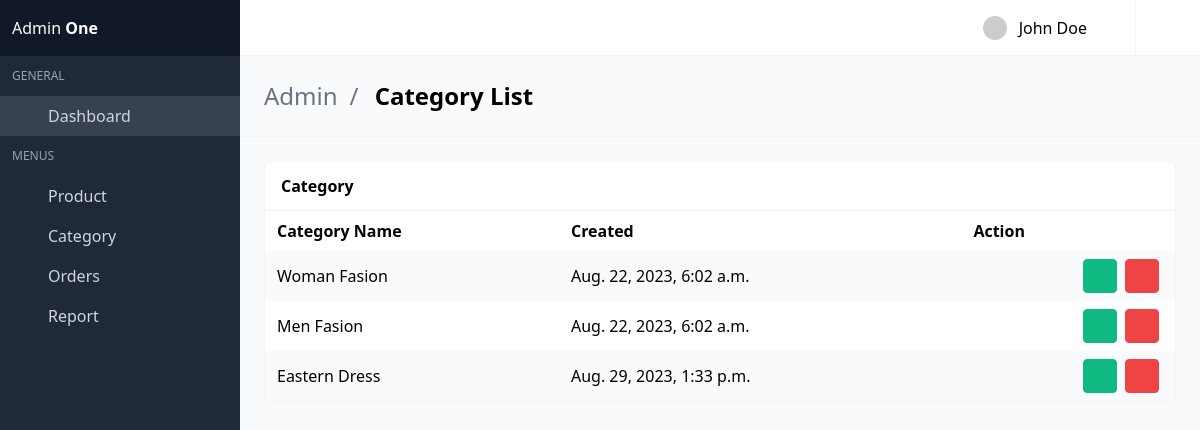
The page /view-category/ on the database as committed earlier.
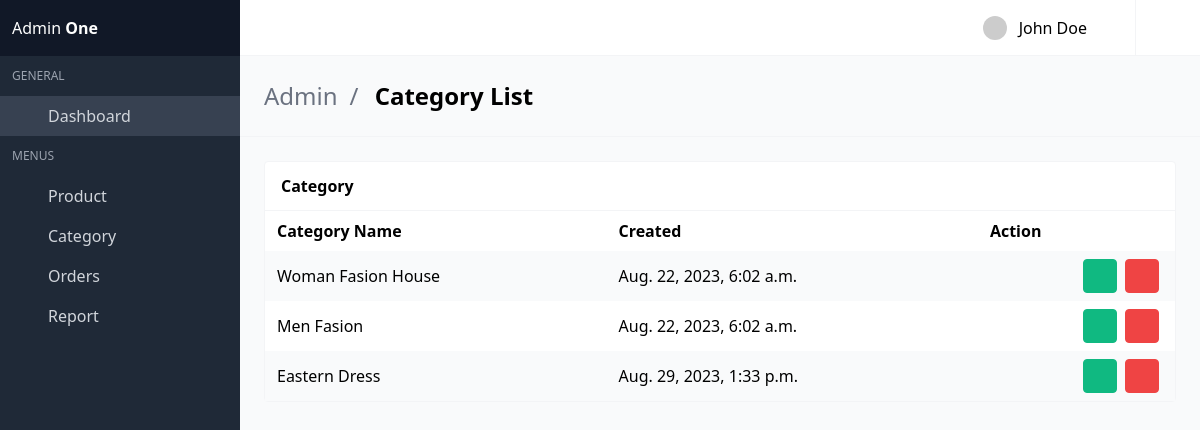
The same page on the database as committed later.
### shopApp/models.py (models this page shows, shortened)
class Category(models.Model):
    category_name       = models.CharField(max_length=100)
    slug                = models.SlugField(unique=True, null=True, blank=True)
    created_at          = models.DateTimeField(auto_now_add=True)
    updated_at          = models.DateTimeField(auto_now=True)

### adminApp/views.py (the view)
# urls.py: path('view-category/', views.viewCategory, name='view_category'),
def viewCategory(request):
    category = Category.objects.all()
    context = {
        'category':category
    }
    return render(request, 'AdminDashbord/view-category.html', context)

### template/AdminDashbord/view-category.html (shortened to what this page needs)
{% extends "AdminDashbord/base.html" %}
{% block body %}
<section class="is-title-bar">
    <div class="flex flex-col md:flex-row items-center justify-between space-y-6 md:space-y-0">
      <ul>
        <li>Admin</li>
        <li>Category List</li>
      </ul>
    </div>
  </section>
    <section class="section main-section">
      <div class="card has-table">
        <header class="card-header">
          <p class="card-header-title">
            Category
          </p>
          <a href="#" class="card-header-icon">
            <span class="icon"></span>
          </a>
        </header>
        <div class="card-content">
          <table class="text-center">
            <thead>
            <tr>
              <th>Category Name</th>
              <th>Created</th>
              <th>Action</th>
            </tr>
            </thead>
            <tbody>
            {% for i in category %}
            <tr>
                <td data-label="Name">{{i.category_name}}</td>
                <td data-label="Name">{{i.created_at}}</td>
                <td class="actions-cell">
                    <div class="buttons right nowrap">
                    <a href="{% url 'adminApp:update_category' id=i.id %}" class="button small green --jb-modal"  data-target="sample-modal-2" type="button">
                        <span class="icon"></span>
                    </a>
                    <a href="{% url 'adminApp:delete_category' id=i.id %}" class="button small red --jb-modal" data-target="sample-modal" type="button">
                        <span class="icon"></span>
                    </a>
                    </div>
                </td>
            </tr>
            {% endfor %}
            </tbody>
          </table>
        </div>
      </div>
{% endblock %}

Rows that differ between the two databases and show on the page:
changed Category: category_name "Woman Fasion" → "Woman Fasion House"
